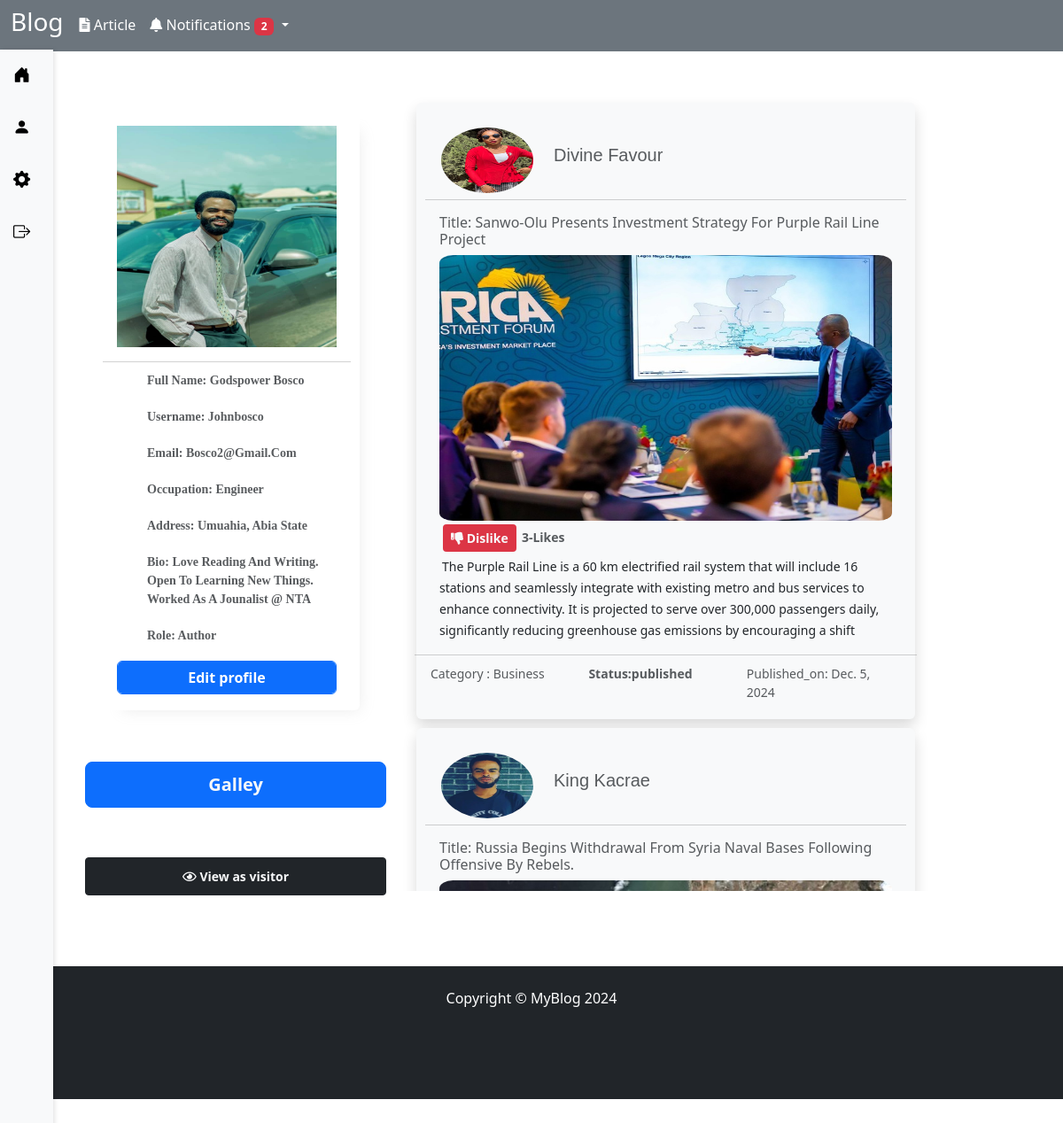
/myblog/user/ (signed in), run on the app's committed database.
### myblog/models.py (models this page shows, shortened)
class User(AbstractUser):
    is_admin = models.BooleanField('is_admin', default=False, blank=True)
    profile_picture = models.ImageField(default="images/default_user_icon.jpg", null=True, blank=True)
    bio = models.TextField(max_length=300, null=True, blank=True)
    role = models.CharField(max_length=20, default='user', choices=[('author','author'), ('user','user')], blank=True)
    job = models.CharField(max_length=255, null=True, blank=True)
    location = models.CharField(max_length=255, null=True, blank=True)
    slug = models.SlugField(max_length=100,unique=True)

class Post(models.Model):
    title = models.CharField(max_length=255)
    author = models.ForeignKey(User, related_name='author_posts', on_delete=models.CASCADE)
    dop = models.DateField(auto_now_add=True)
    excerpt = models.CharField(max_length=300)
    article = models.TextField(null =True, blank=True)
    featured_image = models.ImageField(upload_to='images/', null=True, blank=True)
    featured_video = models.FileField(upload_to='videos/', null= True, blank=True)
    likes= models.ManyToManyField(User, related_name='posts', blank=True)
    category = models.ForeignKey(Category, related_name="posts", on_delete=models.CASCADE)
    tags = models.ManyToManyField(Tag, related_name="posts", blank=True)
    slug = models.SlugField(unique=True)
    status = models.CharField(max_length=20, default='draft' , choices=[
        ('published','Published'),
        ('draft','Draft')
     ])
    is_trending = models.BooleanField(default=False)

class Category(models.Model):
    name= models.CharField(max_length=255, unique=True)
    slug = models.SlugField(max_length=100, unique=True)
    def __str__(self):
        return self.name

### myblog/permission.py (the view)
        def wrapper(request, *args, **kwargs):
            user =  request.user
            if user.is_authenticated and (user.is_admin or user.role in roles):
                return view_func(request, *args, **kwargs)
            else:
                return HttpResponseForbidden("You do not have access to this page")

### myblog/context_processors.py (called while the page is built)
def Notifications(request):
    if request.user.is_authenticated:
        unread_nofitications = request.user.notifications.filter(is_read=False)
        notifications = request.user.notifications.all().order_by('-timestamp')[:10]
        total_unread = unread_nofitications.count()
    else:
        notifications = []
        total_unread = 0
    context={
        'total_unread': total_unread,
        'notifications': notifications,
    }
    return context

### myblog/permission.py (called while the page is built)
def allow_users(roles=[]):
    def permissions(view_func):
        def wrapper(request, *args, **kwargs):
            user =  request.user
            if user.is_authenticated and (user.is_admin or user.role in roles):
                return view_func(request, *args, **kwargs)
            else:
                return HttpResponseForbidden("You do not have access to this page")
        return wrapper
    return permissions

### myblog/views.py (called while the page is built)
@login_required(login_url='Login')
@allow_users(roles=[ 'author', 'user'])
def profilepage(request):
    mypost = Post.objects.filter(author=request.user)
    posts= Post.objects.filter(status='published').order_by('-dop')
    context = {
        'mypost': mypost,
        'posts': posts,
    }
    return render(request, 'blog/user.html', context)

### myblog/templates/blog/user.html (shortened to what this page needs)
{% extends 'blog/master.html' %}
{% load static %}
    {% block content %}
    <link rel="stylesheet" href="{% static 'blog/css/profile.css' %}"/>
    <div class="container mt-4">
        <div class="row">
            <div class="col-sm-4">
                <div class="card" style="width: 300px; font-weight: bold; font-size: 14px;">
                    <div class="card-body sm-2">
                        <img src="{{ request.user.profile_picture.url }}" alt="User Icon" class="images">
                    </div>
                    <div class="card-footer">
                        <ul class="profile_foot">
                            <p class="text-gray-800 text-capitalize text-muted " style="padding: 2px;" >
                                Full Name: {{ user.first_name }} {{ user.last_name }}
                            </p>
                            <p class="text-gray-800 text-capitalize text-muted " style="padding: 2px;">
                                Username: {{ user.username }}
                            </p>
                            <p class="text-gray-800 text-capitalize text-muted " style="padding: 2px;">
                                Email: {{ user.email }}
                            </p>
                            <p class="text-gray-800 text-capitalize text-muted " style="padding: 2px;">
                                Occupation: {{ user.job}}
                            </p>
                            <p class="text-gray-800 text-capitalize text-muted" style="padding: 2px;">
                                Address: {{ user.location}}
                            </p>
                            <p class="text-gray-800 text-capitalize text-muted " style="padding: 2px;">
                                Bio: {{ user.bio}}
                            </p>
                            <p class="text-gray-800 text-capitalize text-muted" style="padding: 2px;">
                                Role: {{ user.role}}
                            </p>
                        </ul>
                        <a class="btn btn-md btn-primary form-control" href="{% url 'settings' %}"><b>Edit profile</b></a>
                    </div>
                </div>
                <div class="card-body">
                    <h6 class="btn btn-lg w-100 btn-primary mt-5" style="padding:10px;">
                        <a class="text-light font-weight-bold" href="{% url 'gallery' %}">
                            <b>Galley</b>
                        </a>
                    </h6>
                </div>
                <div class="card-body">
                    <h6 class="btn btn-sm w-100 btn-dark mt-5" style="padding:10px;">
                        <a class="text-light font-weight-bold" href="{% url 'view_profile' user.pk%}">
                            <i class="far fa-eye" ></i><b> View as visitor</b>
                        </a>
                    </h6>
                </div>
           </div>
           <div class="col-sm-8">
            {% for post in posts %}
                <div class="card shadow bg-light">
                    <a href="{% url 'article' post.slug %}">
                        <div class="card-header">
                                <img class="pic" src="{{ post.author.profile_picture.url }}">
                                <p class="text-gray-800 h5 font-weight-bold text-capitalize text-muted">{{ post.author.first_name }} {{ post.author.last_name }}</p>
                        </div>
                        <div class="card-body">
                            <div class="text-gray-800 h6 text-capitalize text-muted">Title: {{ post.title }}</div>
                            <img class="body_pic" src="{{ post.featured_image.url }}">
                            <form method="post" action="{% url 'like_post' post.id %}" class="like flex justify-content-between " style="margin:2px; padding:2px;" >
                                {% if user in post.likes.all %}
                                    <button type="submit" name="post_id" value="{{post.id}}" class=" col btn btn-sm bg-danger text-light ">
                                        <i class="fas fa-thumbs-down"></i><b> Dislike</b>
                                    </button>
                                    <small class="col text-muted text-gray-800"style="padding:2px;">
                                        <strong>{{ post.likes.count }}-Likes</strong>
                                    </small>
                                {% endif %}
                            </form>
                            <small class="text-dark align-content-center" style="padding: 3px;">{{ post.excerpt }}</small>
                        </div>
                        <div class="row card-footer">
                            <small class="col text-muted text-gray-800"style="padding:2px;">
                                Category : {{ post.category }}
                            </small>
                            <small class="col text-muted text-gray-800" style="padding:2px;">
                                <strong>Status:{{ post.status }}</strong>
                            </small>
                            <small class="col text-muted text-gray-800" style="padding:2px;">
                                Published_on: {{ post.dop }}
                            </small>
                        </div>
                    </a>
                </div>
            {% endfor %}
           </div>
        </div>
    </div>
    {% endblock %}

### myblog/static/blog/css/sidebar.css (style rules this page uses)
* { margin: 0; padding: 0; box-sizing: border-box; }

### myblog/static/blog/css/post.css (style rules this page uses)
* { box-sizing: border-box; }
a { text-decoration: none; }

### myblog/static/blog/css/profile.css (style rules this page uses)
.col-sm-8 { height: 900px; overflow-y: auto; color: black; align-content: center; }
.profile_foot { font-family:Cambria, Cochin, Georgia, Times, 'Times New Roman', serif; }
.card { padding: 10px; width: 80%; margin: 10px; box-shadow: 1rem 1rem 1rem -1rem #a0a0a033; border: none; }
.card .card-header { width:100%; background: transparent; display: flex; justify-content: flex-start; padding: 5px; flex-wrap: nowrap; height: 100px; }
.card .card-header p { font-family: Arial, Helvetica, sans-serif; display: flex; margin:5px; padding: 5px; justify-content: center; align-items: center; }
.card .card-footer { background: transparent; }
.images { height: auto; width: 100%; max-height: 250px; max-width: 300px; object-position: center; padding: auto; }
.card .card-header .pic { width:100%; max-width: 110px; height: 100%; max-height: 80px; border-radius: 50%; border: 1px solid transparent; object-position: center; margin: 10px; padding: 2px; }
.body_pic { width:100%; height: auto; max-height: 300px; border-radius: 3%; object-position: center; }

### data on the page
User: user.profile_picture (picture), first_name "Godspower", last_name "Bosco", username "Johnbosco", email "Bosco2@gmail.com", job "Engineer", location "Umuahia, Abia State", bio "Love Reading And Writing. Open To Learning New Things. Worked As A Jounalist @ NTA", role "Author"
Post: author.profile_picture (picture), author.first_name "Divine", author.last_name "Favour", title "Sanwo-Olu Presents Investment Strategy For Purple Rail Line Project", featured_image (picture), likes.count "3", excerpt "The Purple Rail Line is a 60 km electrified rail system that will include 16 stations and seamlessly integrate with existing metro and bus services to enhance connectivity. It is projected to serve over 300,000 passengers daily, significantly reducing greenhouse gas emissions by encouraging a shift", category "Business", status "published", dop "Dec. 5, 2024"
Post: author.profile_picture (picture), author.first_name "King", author.last_name "Kacrae", title "Russia Begins Withdrawal From Syria Naval Bases Following Offensive By Rebels.", featured_image (picture)

### other printed values
{{ total_unread }} "2"
